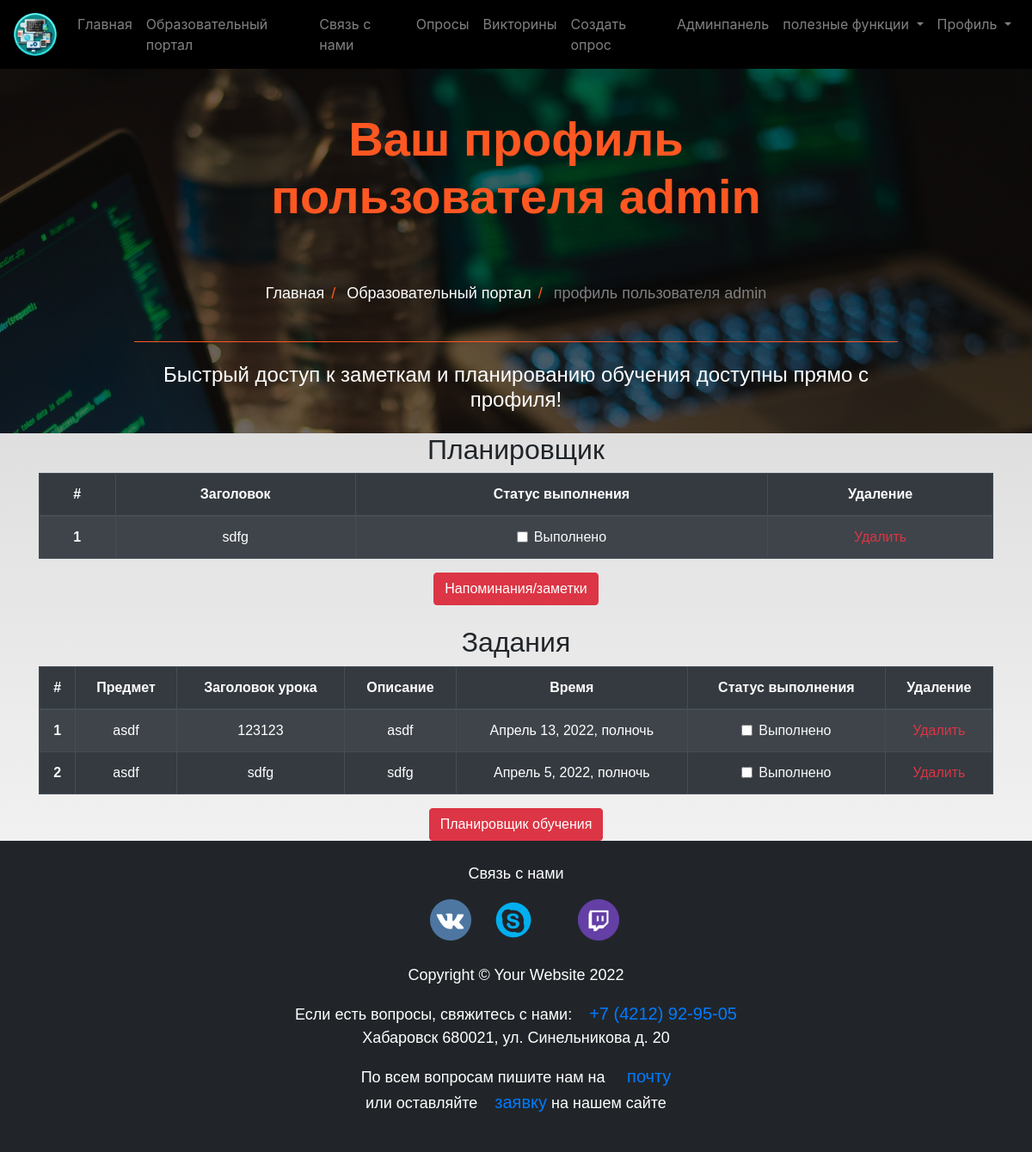
The app's page /educate_portal/profile (signed in) with its own data.
### educate_portal/models.py (models this page shows, shortened)
class Todo(models.Model):
    user = models.ForeignKey(User, on_delete=models.CASCADE)
    title = models.CharField(max_length=180, verbose_name='Ваша задача')
    is_finished = models.BooleanField(default=False, verbose_name='Выполнено')
    class Meta:
        verbose_name = "Планировщик"
        verbose_name_plural = "Планировщик"

class Homework(models.Model):
    user = models.ForeignKey(User, on_delete=models.CASCADE)
    subject = models.CharField(max_length=50, verbose_name='Предмет')
    title = models.CharField(max_length=80, verbose_name='Заголовок')
    description = models.TextField(verbose_name='Описание урока')
    time_lesson = models.DateTimeField(verbose_name='Время на выполнение')
    is_finished = models.BooleanField(default=False, verbose_name='Выполнено')
    class Meta:
        verbose_name = "Задания"
        verbose_name_plural = "Задания"

### educate_portal/views.py (the view)
# urls.py: path('profile', views.profile, name='profile'),
@login_required
def profile(request):
    homeworks = Homework.objects.filter(is_finished=False, user=request.user)
    todos = Todo.objects.filter(is_finished=False, user=request.user)
    if len(homeworks) == 0:
        homework_done = True
    else:
        homework_done = False
    if len(todos) == 0:
        todos_done = True
    else:
        todos_done = False
    context = {
        'homeworks': homeworks,
        'todos': todos,
        'homework_done': homework_done,
        'todos_done': todos_done,
    }
    return render(request, 'dashboard/profile.html', context)

### educate_portal/templates/dashboard/profile.html (shortened to what this page needs)
{% extends 'base.html' %}
 {% load static %}
{% load crispy_forms_tags%}
{% block content %}
<header class="info-header">
    <div id="page-intro" class="container-fluid d-flex align-items-center justify-content-center ">
      <div class="row d-flex justify-content-center text-center">
        <div class="col-md-10 text-white">
          <h2 class="display-4 font-weight-bold  p-5 " style="color:#ff5722;" >Ваш профиль пользователя {{request.user.username }}</h2>
          <div class="row d-flex justify-content-center text-center">
            <ul class="breadcrumb">
              <li><a href="{% url 'index' %}">Главная</a></li>
              <li><a href="{% url 'educate_portal:standard_list' %}">Образовательный портал</a></li>
              <li class="disabled-text" >профиль пользователя {{request.user.username }}</li>
            </ul>
          </div>
          <hr style="color:#ff5722;">
          <h4 class="white-text my-4">Быстрый доступ к заметкам и планированию обучения доступны прямо с профиля!</h4>
    </div>
  </header>
<section class="text-center">
    <div class="container">
        {% if not todos_done %}
        <h2>Планировщик</h2>
        <table class="table table-striped table-bordered table-hover table-dark">
            <thead>
                <tr>
                    <th scope="col">#</th>
                    <th scope="col">Заголовок</th>
                    <th scope="col">Статус выполнения</th>
                    <th scope="col">Удаление</th>
                </tr>
            </thead>
            <tbody>
                {% for todo in todos %}
                <tr>
                    <th scope="row">{{forloop.counter}}</th>
                    <td>{{todo.title}}</td>
                    <td>
                        <a href="{% url 'educate_portal:update-todo' todo.id  %}">
                            <div class="form-check">
                                {% if todo.is_finished == True %}
                                <input class="form-check-input" type="checkbox" value="" checked>
                                {% else %}
                                <input class="form-check-input" type="checkbox" value="" >
                                {% endif %}
                                <label class="form-check-label text-light" for="flexCheckDefault">
                                    Выполнено
                                </label>
                            </div>
                        </a>
                    </td>
                    <td><a class ='text-danger' href="{% url 'educate_portal:delete-todo' todo.id %}">Удалить </a></td>
                </tr>
                {% endfor %}
            </tbody>
        </table>
        {% else %}
        <h3>У вас еще нет заметок! </h3>
        {% endif %}
        <a href="{% url 'educate_portal:todo' %}" class="btn btn-danger">Напоминания/заметки</a>
        <br><br>
{% if not homework_done %}
        <h2>Задания</h2>
        <table class="table table-striped table-bordered table-hover table-dark">
            <thead>
                <tr>
                    <th scope="col">#</th>
                    <th scope="col">Предмет</th>
                <th scope="col">Заголовок урока</th>
                <th scope="col">Описание</th>
                <th scope="col">Время</th>
                <th scope="col">Статус выполнения</th>
                <th scope="col">Удаление</th>
                </tr>
            </thead>
            <tbody>
                {% for homework in homeworks %}
                <tr>
                    <th scope="row">{{forloop.counter}}</th>
                <td>{{homework.subject}}</td>
                <td>{{homework.title}}</td>
                <td>{{homework.description}}</td>
                <td>{{homework.time_lesson}}</td>
                    <td>
                        <a href="{% url 'educate_portal:update-homework' homework.id %}">
                            <div class="form-check">
                                {% if homework.is_finished == True %}
                                <input class="form-check-input" type="checkbox" value="" checked >
                                {%else%}
                                <input class="form-check-input" type="checkbox" value=""  >
                                {% endif %}
                                <label class="form-check-label text-light" for="flexCheckDefault">
                                    Выполнено
                                </label>
                            </div>
                        </a>
                    </td>
                    <td ><a class ='text-danger' href="{% url 'educate_portal:delete-homework' homework.id %}">Удалить</a></td>
                </tr>
                {% endfor %}
            </tbody>
        </table>
        {%else%}
        <h3>У вас еще нет планирования обучения, создайте свое первое планирование!</h3>
        {% endif %}
        <a href="{% url 'educate_portal:homework' %}" class="btn btn-danger">Планировщик обучения</a>
    </div>
</section>
{% endblock content %}

### static/css/master_css.css (style rules this page uses)
.text-white { color: white; }
hr { border-color: inherit; }
.info-header { height: 60%; }
#page-intro { height: 100%; }
#page-intro { background: linear-gradient(rgba(0, 0, 0, 0.5), rgba(0, 0, 0, 0.5)), url("../Images/222.jpg")no-repeat center center fixed; -webkit-background-size: cover; -moz-background-size: cover; -o-background-size: cover; background-size: cover; }
ul.breadcrumb { padding: 10px 16px; list-style: none; background-color: transparent; }
ul.breadcrumb li { display: inline; font-size: 18px; }
ul.breadcrumb li+li:before { padding: 8px; color: #ff5722; content: "/\00a0"; }
ul.breadcrumb li a { color: white; text-decoration: none; }
.disabled-text { color: gray; }
html { scroll-behavior: smooth; height: 100%; width: 100%; }
a { text-decoration: none !important; color: black; }
html, body { max-width: 100%; overflow-x: hidden; height: 100%; width: 100%; }
body { background: linear-gradient(rgba(0, 0, 0, 0.2), rgba(255, 255, 255, 0.5)); overflow-x: hidden; background-repeat: no-repeat; }

### records on screen
Todo: title "sdfg"
Homework: subject "asdf", title "123123", description "asdf", time_lesson "Апрель 13, 2022, полночь"
Homework: subject "asdf", title "sdfg", description "sdfg", time_lesson "Апрель 5, 2022, полночь"

### other values on screen
{{ request.user.username }} "admin"
